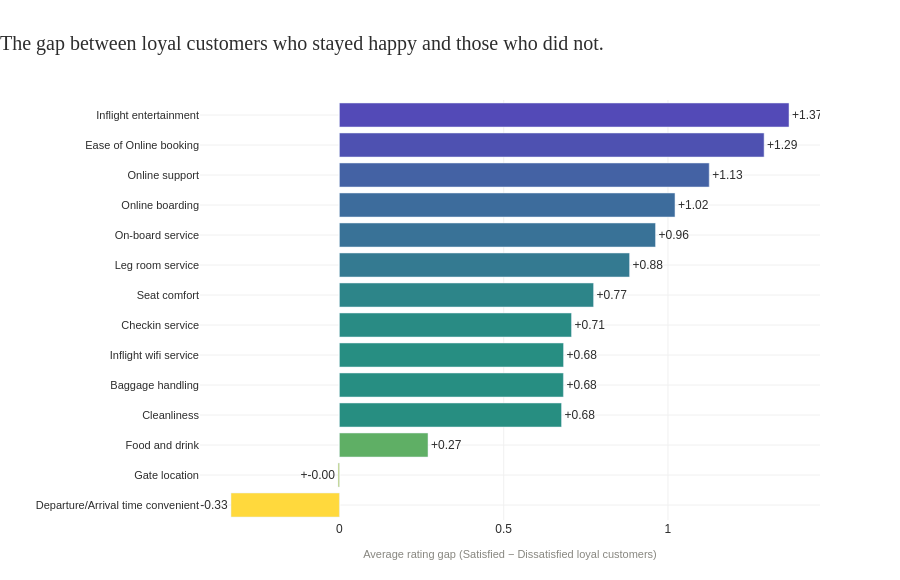

Here is the notebook cell this chart was saved with:
### Markdown cell above
## The Breaking Point - What Quietly Changes A Loyal Customer's Mind

Loyalty doesn't end dramatically. There is no single moment where 
a frequent flyer slams their tray table and declares they are 
switching airlines. It erodes. Quietly, across multiple touchpoints, 
across multiple flights, until one day the competitor's welcome 
email arrives at exactly the right moment and suddenly the points 
don't feel worth it anymore.

The question this analysis wants to answer is not why disloyal 
customers are unhappy that is obvious and well documented. The 
question is what separates a satisfied loyal customer from an 
unsatisfied one. What is the experience gap between the 61.6% of 
loyal customers who are happy and the 38.4% who are not, but 
keep flying anyway?

The chart below compares average service ratings between satisfied 
and unsatisfied loyal customers across every touchpoint. The 
biggest gaps are where the airline is losing people it thought 
it had already kept.

### Code cell
# === CHART 4: THE BREAKING POINT ===

service_cols = [
    'Seat comfort', 'Food and drink', 'Inflight wifi service',
    'Inflight entertainment', 'Online support', 'Ease of Online booking',
    'On-board service', 'Leg room service', 'Baggage handling',
    'Checkin service', 'Cleanliness', 'Online boarding',
    'Departure/Arrival time convenient', 'Gate location'
]

loyal_df = df[df['Customer Type'] == 'Loyal Customer'].copy()

loyal_sat = loyal_df[loyal_df['satisfaction'] == 'satisfied'][service_cols].mean()
loyal_dis = loyal_df[loyal_df['satisfaction'] == 'dissatisfied'][service_cols].mean()

gap_df = pd.DataFrame({
    'Feature'  : service_cols,
    'Satisfied': loyal_sat.values,
    'Dissatisfied': loyal_dis.values
})
gap_df['Gap'] = gap_df['Satisfied'] - gap_df['Dissatisfied']
gap_df = gap_df.sort_values('Gap', ascending=True)

fig = go.Figure()

fig.add_trace(go.Bar(
    x=gap_df['Gap'],
    y=gap_df['Feature'],
    orientation='h',
    marker=dict(
        color=gap_df['Gap'],
        colorscale=[
            [0.0, '#FFD93D'],
            [0.5, '#1D9E75'],
            [1.0, '#534AB7']
        ],
        showscale=False
    ),
    text=[f"+{v:.2f}" for v in gap_df['Gap']],
    textposition='outside',
    hovertemplate=(
        "<b>%{y}</b><br>"
        "Satisfaction gap: +%{x:.2f}<br>"
        "<extra></extra>"
    )
))

fig.update_layout(
    title=dict(
        text='The gap between loyal customers who stayed happy and those who did not.',
        font=dict(size=20, color='#2d2d2d', family='Arial Black'),
        x=0, pad=dict(b=20)
    ),
    xaxis=dict(
        title=dict(
            text='Average rating gap (Satisfied − Dissatisfied loyal customers)',
            font=dict(size=11, color='#888780')
        ),
        gridcolor='#f0f0f0'
    ),
    yaxis=dict(
        gridcolor='#f0f0f0',
        tickfont=dict(size=11, family='Arial')
    ),
    plot_bgcolor='white',
    paper_bgcolor='white',
    height=580,
    margin=dict(l=200, r=80, t=100, b=60),
    font=dict(family='Arial', color='#2d2d2d'),
    hoverlabel=dict(
        bgcolor='grey',
        bordercolor='#f0f0f0',
        font=dict(size=12, family='Arial'),
        namelength=-1
    )
)

fig.write_html('charts/chart4_breaking_point.html')
fig.write_image('charts/chart4_breaking_point.png',
                width=1200, height=580, scale=2)
fig.show()
print("Chart 4 saved.")

### Figure 1 — Plotly figure (JSON) as saved in the notebook; plotly's stock layout.template omitted (floating-point values rounded to 4 significant figures)
{"data": [{"hovertemplate": "<b>%{y}</b><br>Satisfaction gap: +%{x:.2f}<br><extra></extra>", "marker": {"color": [-0.33, -0.003899, 0.2696, 0.676, 0.6818, 0.6822, 0.7063, 0.7736, 0.8832, 0.9621, 1.021, 1.126, 1.293, 1.368], "colorscale": [[0, "#FFD93D"], [0.5, "#1D9E75"], [1, "#534AB7"]], "showscale": false}, "orientation": "h", "text": ["+-0.33", "+-0.00", "+0.27", "+0.68", "+0.68", "+0.68", "+0.71", "+0.77", "+0.88", "+0.96", "+1.02", "+1.13", "+1.29", "+1.37"], "textposition": "outside", "type": "bar", "x": [-0.33, -0.003899, 0.2696, 0.676, 0.6818, 0.6822, 0.7063, 0.7736, 0.8832, 0.9621, 1.021, 1.126, 1.293, 1.368], "y": ["Departure/Arrival time convenient", "Gate location", "Food and drink", "Cleanliness", "Baggage handling", "Inflight wifi service", "Checkin service", "Seat comfort", "Leg room service", "On-board service", "Online boarding", "Online support", "Ease of Online booking", "Inflight entertainment"]}], "layout": {"font": {"color": "#2d2d2d", "family": "Arial"}, "height": 580, "hoverlabel": {"bgcolor": "grey", "bordercolor": "#f0f0f0", "font": {"family": "Arial", "size": 12}, "namelength": -1}, "margin": {"b": 60, "l": 200, "r": 80, "t": 100}, "paper_bgcolor": "white", "plot_bgcolor": "white", "title": {"font": {"color": "#2d2d2d", "family": "Arial Black", "size": 20}, "pad": {"b": 20}, "text": "The gap between loyal customers who stayed happy and those who did not.", "x": 0}, "xaxis": {"gridcolor": "#f0f0f0", "title": {"font": {"color": "#888780", "size": 11}, "text": "Average rating gap (Satisfied − Dissatisfied loyal customers)"}}, "yaxis": {"gridcolor": "#f0f0f0", "tickfont": {"family": "Arial", "size": 11}}}}
